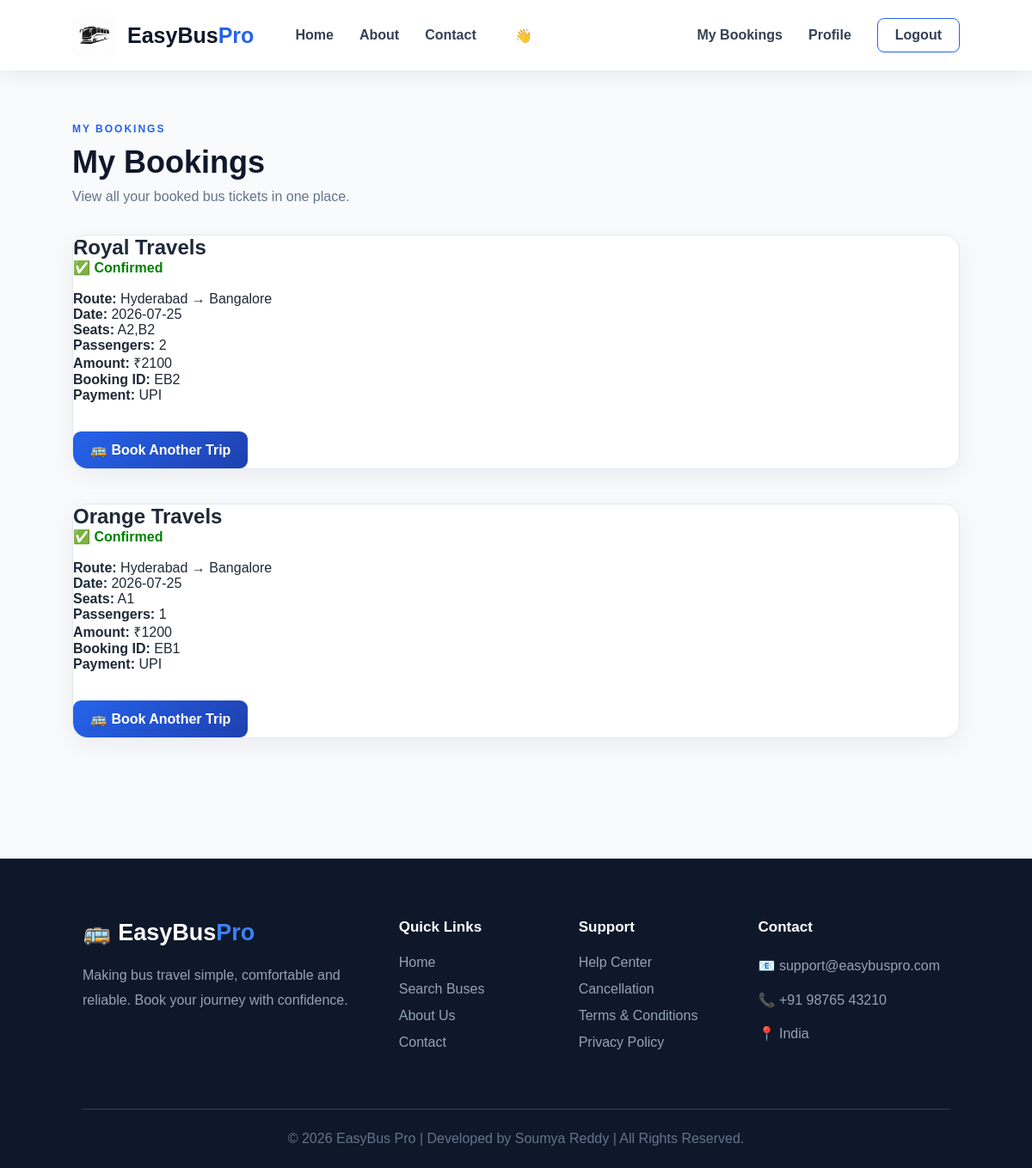
Screenshot of /my_bookings (signed in) with the database file from the repository.
### tables this page shows
CREATE TABLE bookings (
    booking_id INTEGER PRIMARY KEY AUTOINCREMENT,
    user_id INTEGER,
    bus_id INTEGER,
    journey_date TEXT,
    seat_numbers TEXT,
    passengers INTEGER,
    amount INTEGER,
    payment_method TEXT,
    booking_time TIMESTAMP DEFAULT CURRENT_TIMESTAMP
);

CREATE TABLE bus (
    id INTEGER PRIMARY KEY AUTOINCREMENT,
    bus_name TEXT NOT NULL,
    from_city TEXT NOT NULL,
    to_city TEXT NOT NULL,
    departure TEXT,
    arrival TEXT,
    price INTEGER,
    available_seats INTEGER
);

### app.py (the view)
@app.route('/my_bookings')
def my_bookings():
    if "user_id" not in session:
        return redirect('/signin')
    conn = sqlite3.connect("database.db")
    conn.row_factory = sqlite3.Row
    cursor = conn.cursor()
    cursor.execute("""
        SELECT
            bookings.booking_id,
            bus.bus_name,
            bus.from_city,
            bus.to_city,
            bookings.journey_date,
            bookings.seat_numbers,
            bookings.passengers,
            bookings.amount,
            bookings.payment_method

        FROM bookings

        JOIN bus
        ON bookings.bus_id = bus.id

        WHERE bookings.user_id = ?

        ORDER BY bookings.booking_time DESC
    """, (session["user_id"],))
    bookings = cursor.fetchall()
    conn.close()
    return render_template(
        "my_bookings.html",
        bookings=bookings
    )

### templates/my_bookings.html (shortened to what this page needs)
{% extends "base.html" %}
{% block content %}
<section class="results-page">
    <div class="results-container">
        <div class="results-header">
            <div>
                <span class="results-label">
                    MY BOOKINGS
                </span>
                <h1>My Bookings</h1>
                <p>
                    View all your booked bus tickets in one place.
                </p>
            </div>
        </div>
        {% if bookings %}
            {% for booking in bookings %}
            <div class="result-bus-card">
                <h2>{{ booking['bus_name'] }}</h2>
                <p style="color:green;font-weight:bold;">
                    ✅ Confirmed
                </p>
                <br>
                <p><strong>Route:</strong>
                    {{ booking['from_city'] }}
                    →
                    {{ booking['to_city'] }}
                </p>
                <p><strong>Date:</strong>
                    {{ booking['journey_date'] }}
                </p>
                <p><strong>Seats:</strong>
                    {{ booking['seat_numbers'] }}
                </p>
                <p><strong>Passengers:</strong>
                    {{ booking['passengers'] }}
                </p>
                <p><strong>Amount:</strong>
                    ₹{{ booking['amount'] }}
                </p>
                <p><strong>Booking ID:</strong>
                    EB{{ booking['booking_id'] }}
                </p>
                <p><strong>Payment:</strong>
                    {{ booking['payment_method'] }}
                </p>
                <br>
                <a href="/search" class="select-seat-btn">
                    🚌 Book Another Trip
                </a>
            </div>
            <br>
            {% endfor %}
        {% endif %}
    </div>
</section>
{% endblock %}

### static/css/style.css (style rules this page uses)
* { margin: 0; padding: 0; box-sizing: border-box; }
body { font-family: Arial, sans-serif; background: #f8fafc; color: #1f2937; }
.results-page { min-height: 100vh; padding: 140px 7% 100px; background: #f8fafc; }
.results-container { max-width: 1250px; margin: auto; }
.results-header { margin-bottom: 35px; display: flex; align-items: center; justify-content: space-between; gap: 25px; }
.results-label { color: #2563eb; font-size: 12px; font-weight: 800; letter-spacing: 2px; }
.results-header h1 { margin: 10px 0; color: #0f172a; font-size: 36px; }
.results-header p { color: #64748b; }
.result-bus-card { margin-bottom: 22px; overflow: hidden; background: white; border: 1px solid #e2e8f0; border-radius: 18px; box-shadow: 0 8px 30px rgba(15, 23, 42, 0.06); transition: 0.3s; }
.select-seat-btn { display: inline-block; margin-top: 15px; padding: 12px 20px; background: linear-gradient(135deg, #2563eb, #1e40af); color: white; border-radius: 9px; text-decoration: none; font-weight: 700; }

### rows the page displays
bookings: bus_name "Royal Travels", from_city "Hyderabad", to_city "Bangalore", journey_date "2026-07-25", seat_numbers "A2,B2", passengers "2", amount "2100", booking_id "2", payment_method "UPI"
bookings: bus_name "Orange Travels", from_city "Hyderabad", to_city "Bangalore", journey_date "2026-07-25", seat_numbers "A1", passengers "1", amount "1200", booking_id "1", payment_method "UPI"
